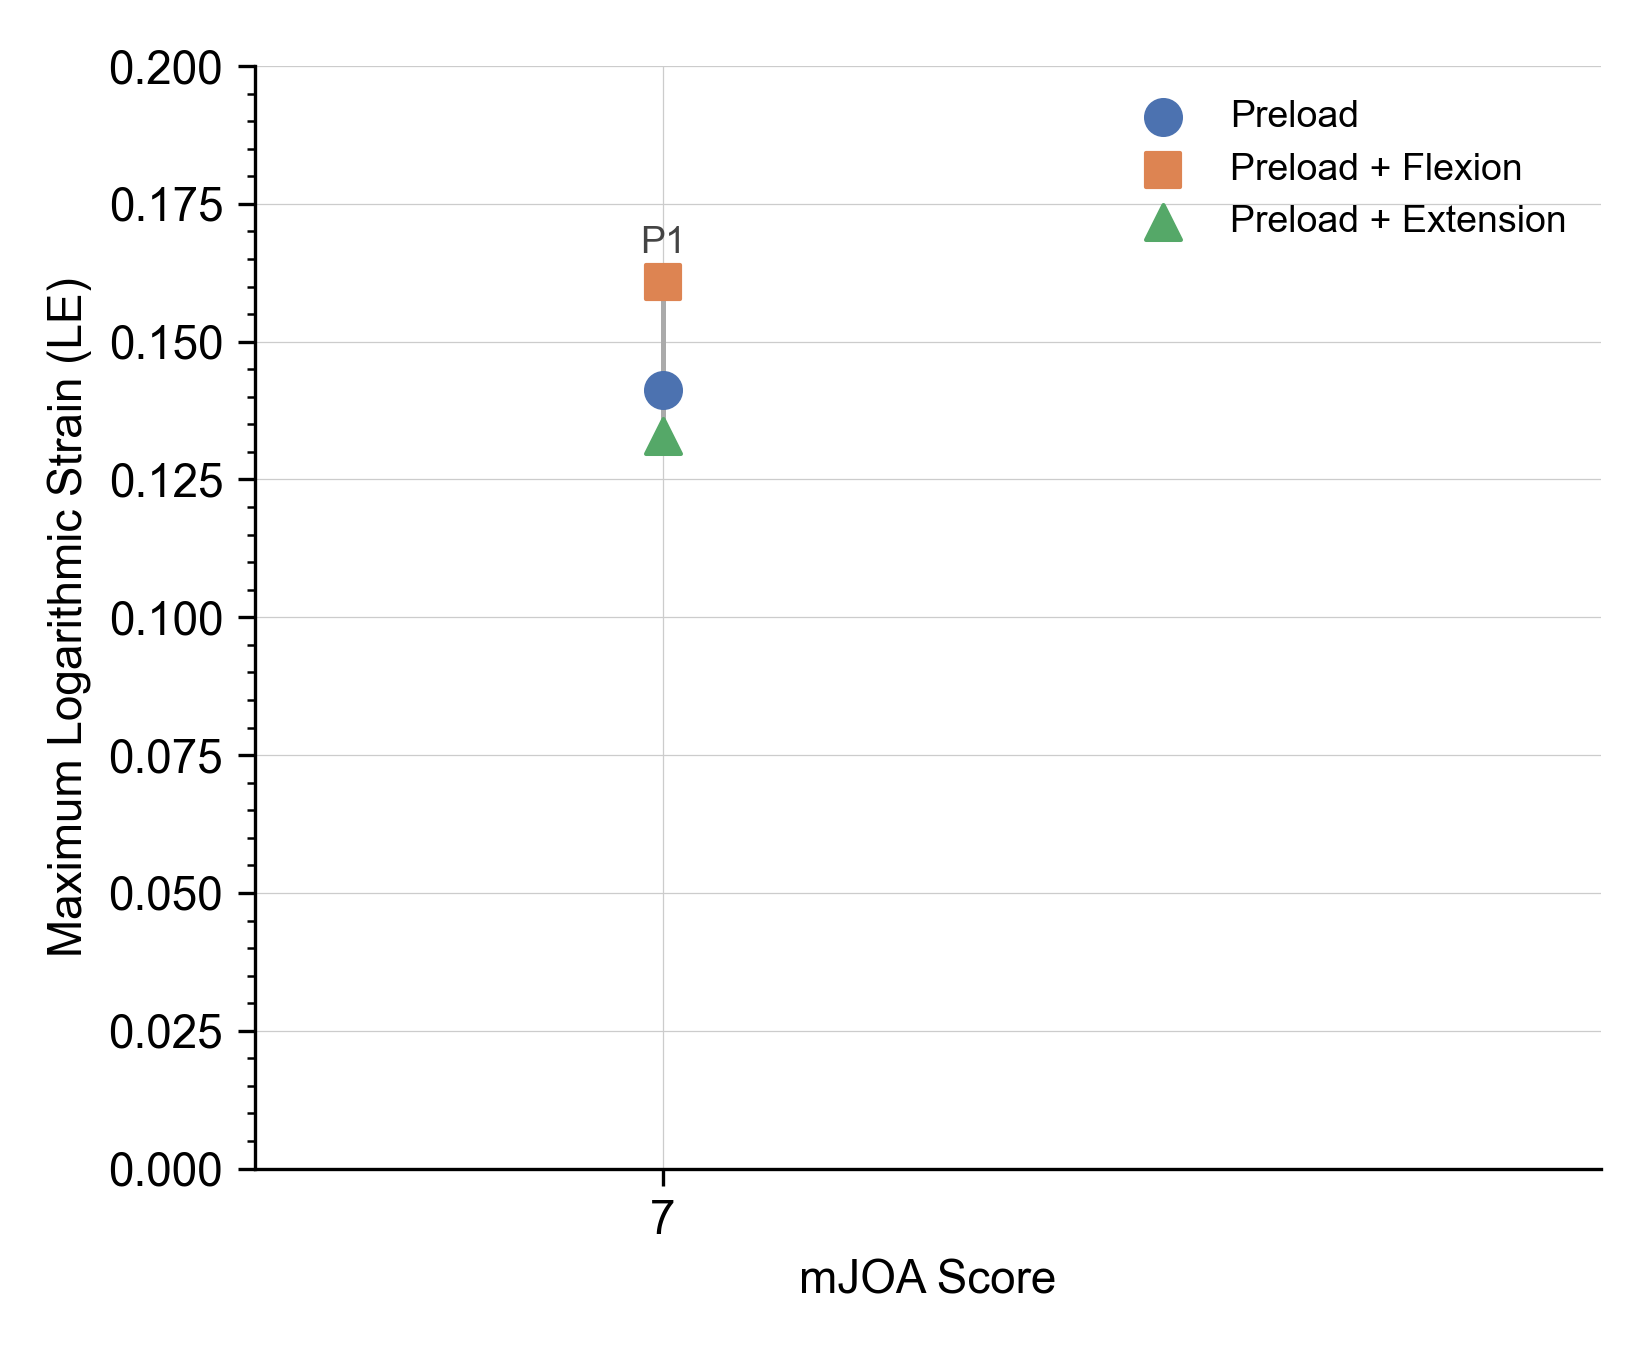

The script that saved this image:
import pandas as pd
import matplotlib.pyplot as plt
import matplotlib.ticker as ticker

# ── data ──────────────────────────────────────────────────────────────────────
df = pd.read_csv(
    r"C:\Users\cmb247\repos\Abaqus\DCM_Scripting\BRC_graph.csv",
    sep="\t",
    header=0,
    names=["patient", "mJOA", "n_sites", "elem_id",
           "preload", "flexion", "extension", "comments"],
    usecols=["patient", "mJOA", "preload", "flexion", "extension"],
)
df = df.dropna(subset=["preload", "flexion", "extension"]).reset_index(drop=True)
df[["preload", "flexion", "extension"]] = df[["preload", "flexion", "extension"]].astype(float)
df["mJOA"] = df["mJOA"].astype(int)

patient_labels = ["P{:d}".format(int(p)) for p in df["patient"]]

conditions = [
    ("Preload",         "preload",    "o",  "#4C72B0"),
    ("Preload + Flexion",    "flexion",    "s",  "#DD8452"),
    ("Preload + Extension",  "extension",  "^",  "#55A868"),
]

# ── figure ────────────────────────────────────────────────────────────────────
plt.rcParams.update({
    "font.family":      "Arial",
    "font.size":        11,
    "axes.linewidth":   0.8,
    "xtick.major.size": 4,
    "ytick.major.size": 4,
    "axes.spines.top":  False,
    "axes.spines.right": False,
})

fig, ax = plt.subplots(figsize=(5.5, 4.5))

# vertical line per patient connecting min to max strain across conditions
for _, row in df.iterrows():
    vals = [row["preload"], row["flexion"], row["extension"]]
    ax.vlines(row["mJOA"], min(vals), max(vals),
              color="#aaaaaa", linewidth=1.2, zorder=2)

for label, col, marker, colour in conditions:
    ax.scatter(df["mJOA"], df[col], label=label, color=colour,
               marker=marker, s=70, zorder=3)

# patient labels offset above each cluster of points
for i, (mjoa, row) in enumerate(df.iterrows()):
    y_max = df.loc[i, ["preload", "flexion", "extension"]].max()
    ax.annotate(patient_labels[i],
                xy=(df.loc[i, "mJOA"], y_max),
                xytext=(0, 7), textcoords="offset points",
                ha="center", fontsize=9, color="#444444")

ax.set_xlabel("mJOA Score")
ax.set_ylabel("Maximum Logarithmic Strain (LE)")
ax.set_ylim(0,0.2)
ax.xaxis.set_major_locator(ticker.MultipleLocator(1))
ax.yaxis.set_minor_locator(ticker.AutoMinorLocator())
ax.grid(axis="both", linewidth=0.3, color="#cccccc", zorder=0)

# invert x so left = worse neurological function
ax.invert_xaxis()
ax.set_xlim(ax.get_xlim()[0], ax.get_xlim()[1] - 0.5)

ax.legend(frameon=False, fontsize=9, loc="upper right")

fig.tight_layout()
fig.savefig(r"C:\Users\cmb247\repos\Abaqus\DCM_Scripting\BRC_graph.png", dpi=300)
#plt.show()
print("Saved BRC_graph.png")
